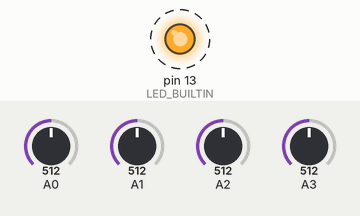
Recording of a sketch running on a simulated Arduino Uno, built with avr-gcc and run on an emulated ATmega328P. On the bench: output pins drawn as LEDs (lit = HIGH). Dashed ring = blinking. The inputs (shaded band) are chosen by the test bench; at power-on: A0 = 512, A1 = 512, A2 = 512, A3 = 512. What the sketch prints to the serial monitor is not drawn.

Above: at 0.15 s.
Timing chart, 0 to 3.0 s (numbered marks = the images above):
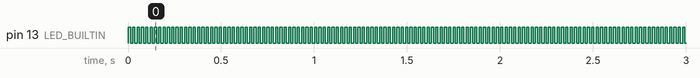

The sketch:

check_all_flexsensor.ino
```cpp
#include <SimpleKalmanFilter.h>

SimpleKalmanFilter bo_loc1(2, 2, 0.1);
SimpleKalmanFilter bo_loc2(2, 2, 0.1);
SimpleKalmanFilter bo_loc3(2, 2, 0.1);
SimpleKalmanFilter bo_loc4(5, 2, 0.0005);
// SimpleKalmanFilter bo_loc5(2, 2, 0.1);
unsigned long previousMillis = 0;  // Biến lưu trữ thời gian trước đó
const long interval = 49;   // Khoảng thời gian giữa các lần in ra màn hình (50ms)
int i = 0;
void setup() {
  Serial.begin(230400);
  // pinMode(A0,OUTPUT);
   pinMode(LED_BUILTIN, OUTPUT);

}


void loop() {

  unsigned long currentMillis = millis();
  // Đọc giá trị từ 5 cảm biến Flex Sensor
  int flex1 = analogRead(A0);
  int flex2 = analogRead(A1);
  int flex3 = analogRead(A2);
  int flex4 = analogRead(A3);
  // int flex5 = analogRead(A5);

  flex1 = bo_loc1.updateEstimate(flex1);
  flex2 = bo_loc2.updateEstimate(flex2);
  flex3 = bo_loc3.updateEstimate(flex3);
  flex4 = bo_loc4.updateEstimate(flex4);
  // flex5 = bo_loc5.updateEstimate(flex5);

    // Kiểm tra nếu đã đủ thời gian để in ra màn hình
  Serial.print(flex1);
  Serial.print("\t");
  Serial.print(flex2);
  Serial.print("\t");
  Serial.print(flex3);
  Serial.print("\t");
  Serial.print(flex4);
  // Serial.print("\t");
  // Serial.print(flex5);
  Serial.println();
  if(i%2 == 0)
  // analogWrite(A0,0);
  digitalWrite(LED_BUILTIN, HIGH);
  else
  // analogWrite(A0,1023);
  digitalWrite(LED_BUILTIN, LOW);
  i++;
  delay(10);  // Đợi 50ms trước khi đọc lại dữ liệu
}
```

Measured:
- by itself, pin 13 (LED_BUILTIN): alternates HIGH for 0.01 s and LOW for 0.01 s
